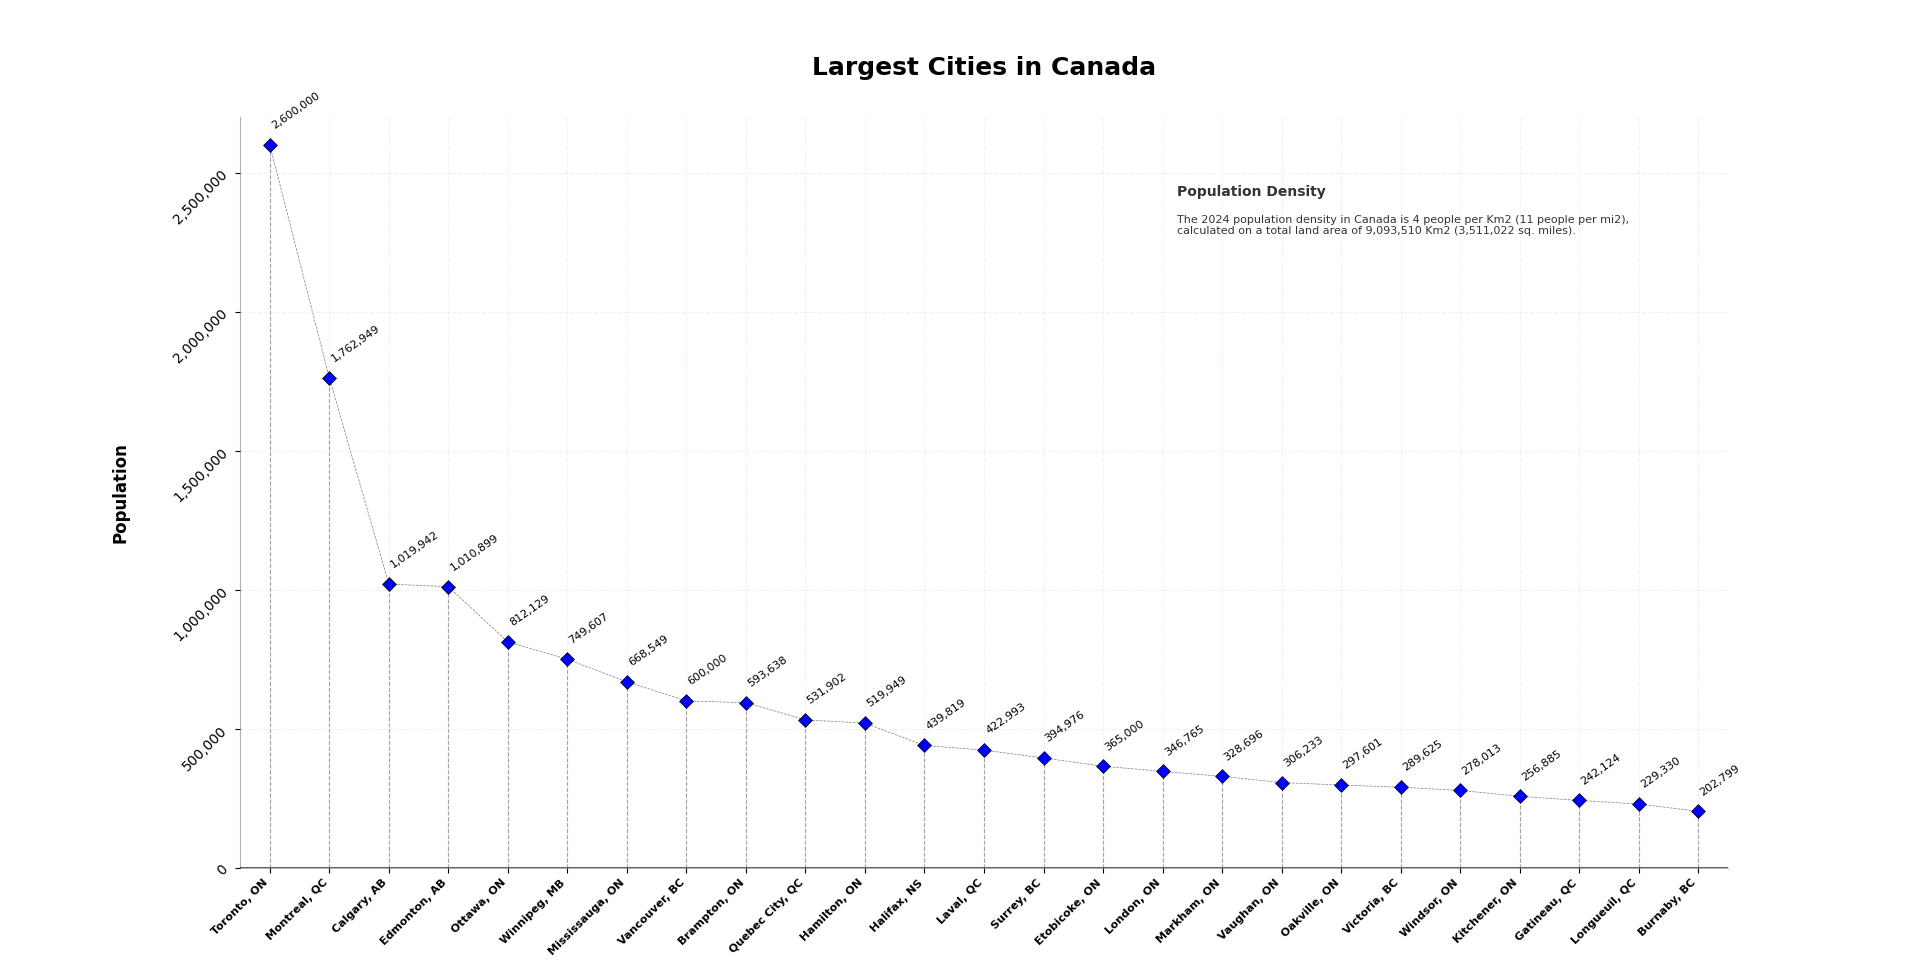

Write the Python code that produced this figure.
import matplotlib.pyplot as plt
import matplotlib.ticker as mticker

# Data
cities = [
    "Toronto, ON", "Montreal, QC", "Calgary, AB", "Edmonton, AB", "Ottawa, ON",
    "Winnipeg, MB", "Mississauga, ON", "Vancouver, BC", "Brampton, ON",
    "Quebec City, QC", "Hamilton, ON", "Halifax, NS", "Laval, QC", "Surrey, BC",
    "Etobicoke, ON", "London, ON", "Markham, ON", "Vaughan, ON",
    "Oakville, ON", "Victoria, BC", "Windsor, ON", "Kitchener, ON", "Gatineau, QC",
    "Longueuil, QC", "Burnaby, BC"
]

populations = [
    2600000, 1762949, 1019942, 1010899, 812129, 749607, 668549, 600000,
    593638, 531902, 519949, 439819, 422993, 394976, 365000, 346765, 328696,
    306233, 297601, 289625, 278013, 256885, 242124, 229330, 202799
]

# Plotting
plt.figure(figsize=(15, 10))  # Adjust the figure size as needed
x = range(len(cities))

# Add line connecting all markers
plt.plot(x, populations, color='#252525', linestyle='--', linewidth=0.5, alpha=0.6, zorder=1,)

# Plot the markers
plt.scatter(x, populations, color='blue', s=50, zorder=2, marker='D', edgecolor='black', linewidths=0.5)

# Adding vertical lines (behind the markers)
for i, pop in enumerate(populations):
    plt.vlines(x[i], 0, pop,color='#252525', zorder=0,  linestyle='--', linewidth=0.8, alpha=0.5)


plt.title("Largest Cities in Canada", pad=30,weight='bold',fontsize=18)
plt.ylabel("Population", labelpad=30, weight='bold', fontsize=12)

# Add value labels with space between marker and label
for i, j in enumerate(populations):
    plt.text(x[i], j + 50000, f'{j:,d}', ha='left', va='bottom', rotation=35, fontsize=8, )

plt.xticks(x, cities, rotation=45, ha='right', fontweight='bold', fontsize=8)
plt.yticks(rotation=45, fontsize=10)

# Adding gridlines for Y-axis
plt.grid(axis='y', linestyle='--', alpha=0.3, color='#d3d3d3')
plt.grid(axis='x', linestyle='--', alpha=0.3, color='#d3d3d3')

# Adjust spines
ax = plt.gca()


plt.text(0.63, 0.91,
         'Population Density',
         alpha=0.8,
         fontsize=10,
         weight='bold',   # Make text bold
         rotation=0,
         ha='left',       # Align text to the left
         va='top',        # Align text to the top
         transform=plt.gca().transAxes  # Use Axes coordinates
         )

plt.text(0.63, 0.87,
         'The 2024 population density in Canada is 4 people per Km2 (11 people per mi2),\ncalculated on a total land area of 9,093,510 Km2 (3,511,022 sq. miles).',
         alpha=0.8,
         fontsize=8,
         rotation=0,
         ha='left',   # Align text to the left
         va='top',    # Align text to the top
         transform=plt.gca().transAxes  # Use Axes coordinates
         )



ax.get_yaxis().set_major_formatter(mticker.StrMethodFormatter('{x:,.0f}'))

ax.spines['top'].set_visible(False)   # Hide the top spine
ax.spines['right'].set_visible(False)  # Hide the right spine
ax.spines['bottom'].set_alpha(0.3) # Bottom spine
ax.spines['left'].set_alpha(0.3)   # Left spine

plt.axhline(y=0, color='#505050', linewidth=2)


# Adjust axis limits to remove gap on x-axis
plt.ylim(0, max(populations) + 100000)
plt.xlim(-0.5, len(cities) - 0.5)

plt.show()
